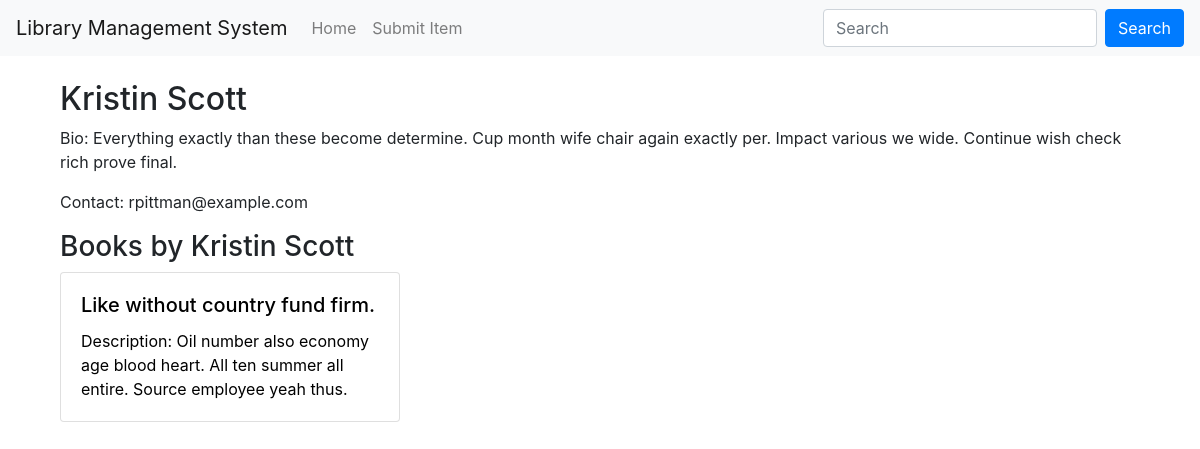
The app's page /author/4/ with its own data.
### library/models.py (models this page shows)
class Author(models.Model):
    name = models.CharField(max_length=100, default="")
    bio = models.TextField(default="")
    contact = models.CharField(max_length=100, default="")

class Book(models.Model):
    title = models.CharField(max_length=100, default="")
    author = models.ForeignKey(Author, on_delete=models.CASCADE)
    shelf = models.ForeignKey(Shelf, on_delete=models.CASCADE)
    description = models.TextField(default="")
    genre = models.CharField(max_length=50, default="")

### library/views.py (the view)
# urls.py: path('author/<int:pk>/', views.author_detail, name='author_detail'),
def author_detail(request, pk):
    author = get_object_or_404(Author, pk=pk)
    books = Book.objects.filter(author=author)
    return render(request, 'author_detail.html', {'author': author, 'books': books})

### library/templates/author_detail.html
{% extends 'base.html' %}
{% block content %}
<div class="container mt-4">
    <h2>{{ author.name }}</h2>
    <p>Bio: {{ author.bio }}</p>
    <p>Contact: {{ author.contact }}</p>
    <h3>Books by {{ author.name }}</h3>
    <div class="row">
        {% for book in books %}
        <div class="col-md-4">
            <div class="card mb-4">
                <a href="{% url 'book_detail' book.pk %}" style="text-decoration: none; color:black">
                <div class="card-body">
                    <h5 class="card-title">{{ book.title }}</h5>
                    <p class="card-text">Description: {{ book.description }}</p>
                </div>
                </a>
            </div>
        </div>
        {% empty %}
        <div class="col">
            <p>No books found for this author.</p>
        </div>
        {% endfor %}
    </div>
</div>
{% endblock %}

### records on screen
Author: name "Kristin Scott", bio "Everything exactly than these become determine. Cup month wife chair again exactly per. Impact various we wide. Continue wish check rich prove final.", contact "rpittman@example.com"
Book: title "Like without country fund firm.", description "Oil number also economy age blood heart. All ten summer all entire. Source employee yeah thus."
